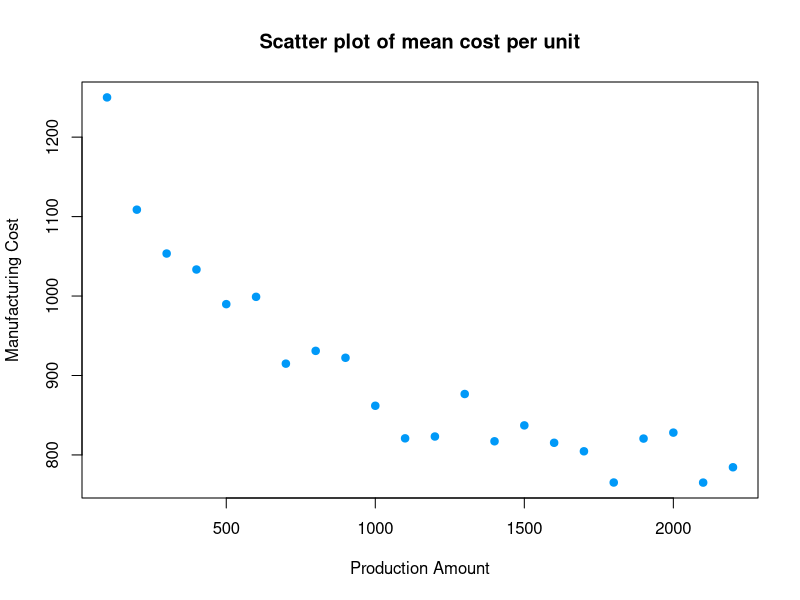
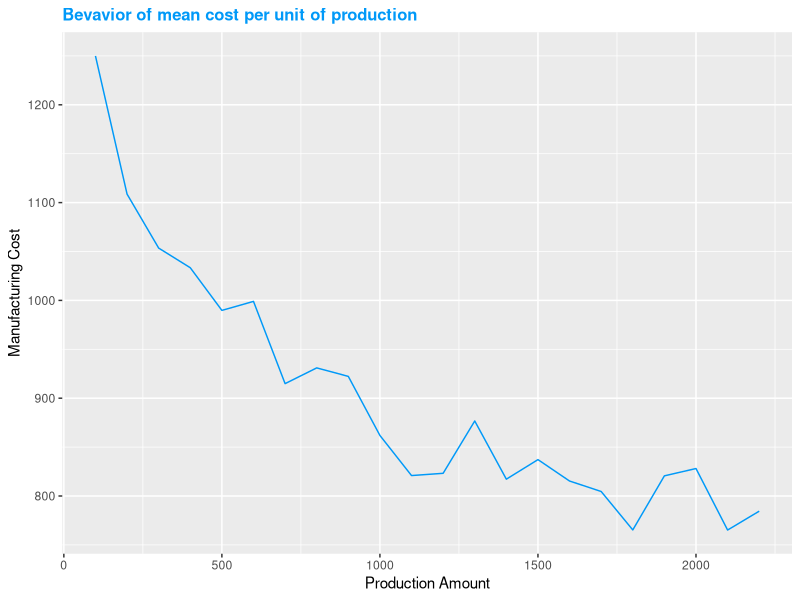
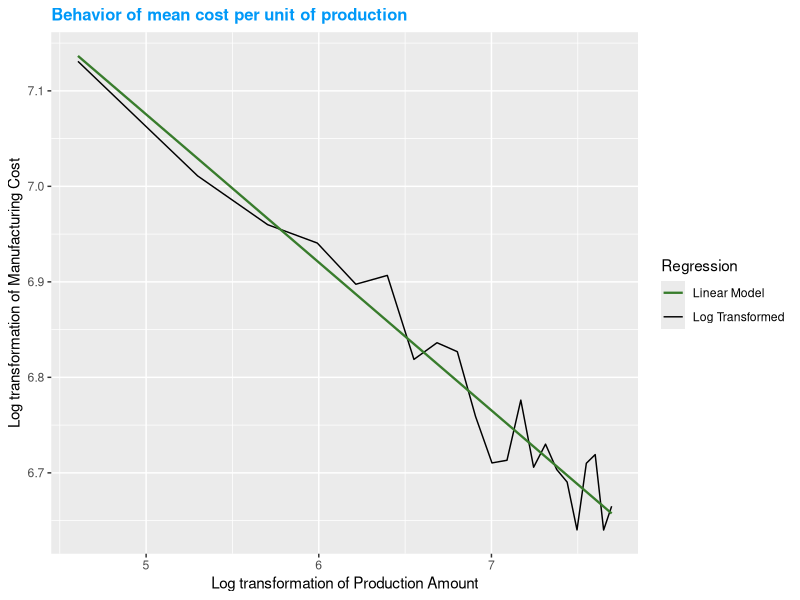
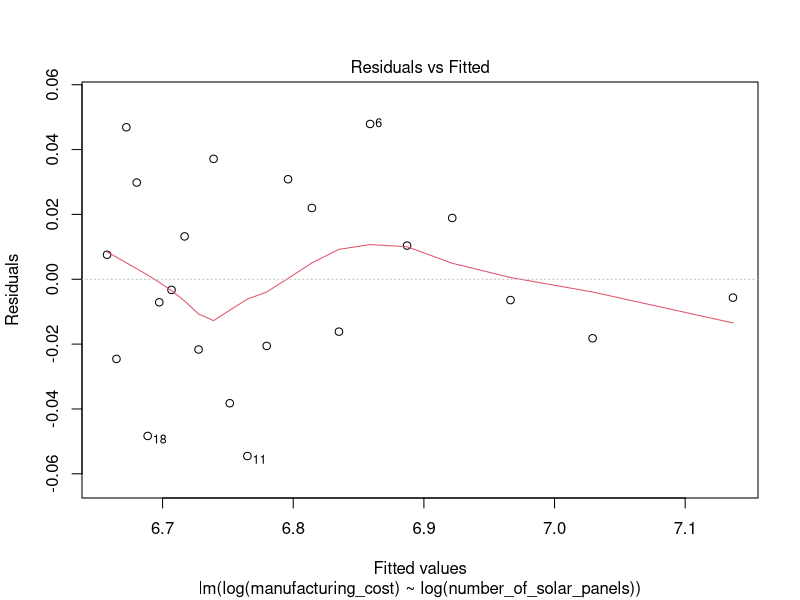
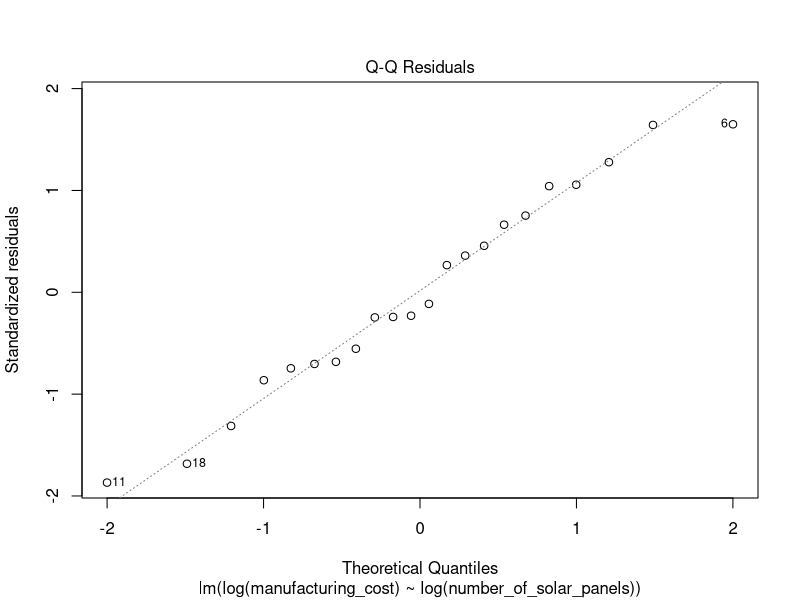
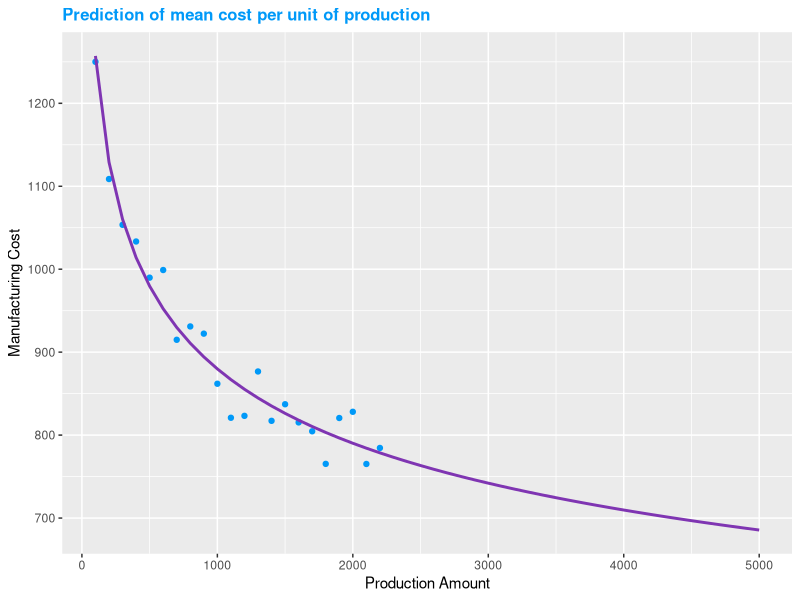
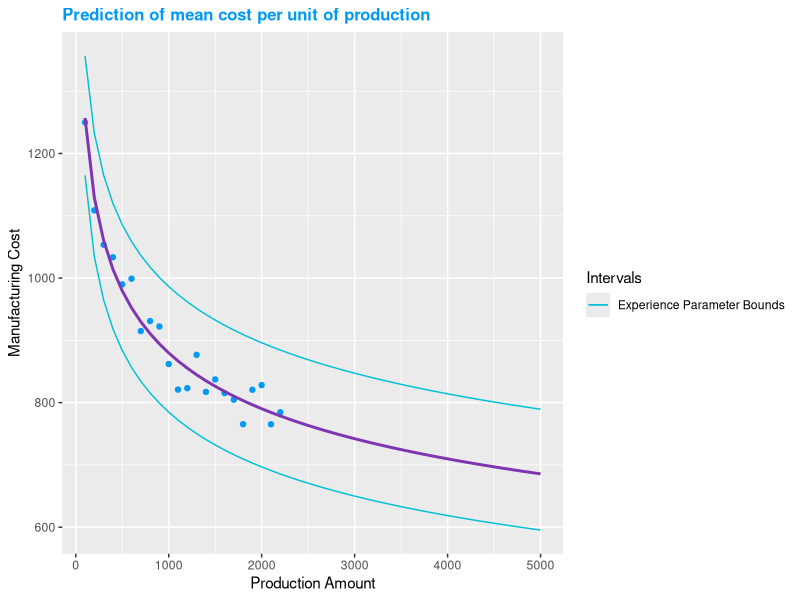
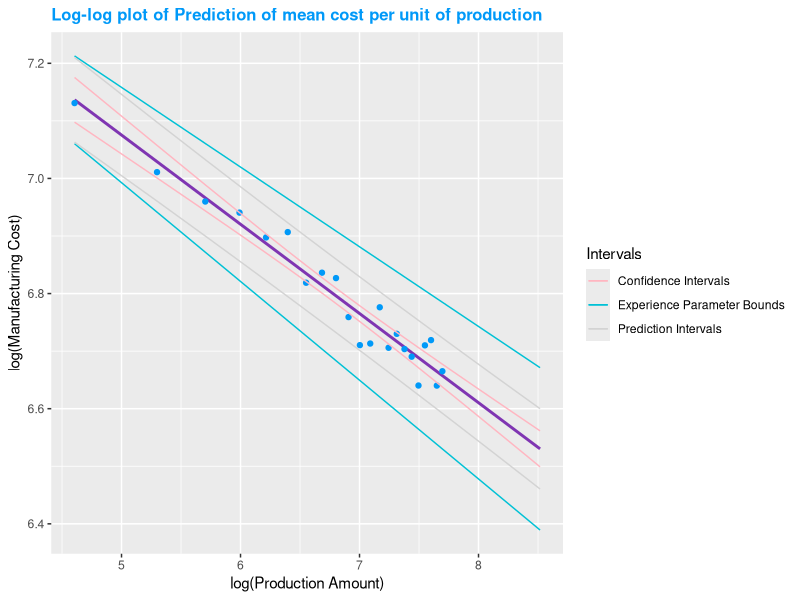

Generate these figures, in order, with R:
## ---- chunk 1
knitr::opts_chunk$set(message = FALSE, warning = FALSE)
## ---- chunk 2
#import necesary libraries
library(data.table)
library(ggplot2)
library(kableExtra)
library(ggfortify)
## ---- chunk 3
#import data
sol_panels <- fread("Case_Stud_I.csv", sep = ",", header = T)

#display data extract
head(sol_panels) |> 
kbl() |> 
kable_classic_2(full_width = F)

#plot scatter plot of all available data
attach(sol_panels)
plot(number_of_solar_panels, manufacturing_cost, 
     main ="Scatter plot of mean cost per unit", 
     xlab = "Production Amount", 
     ylab = "Manufacturing Cost", 
     pch = 19, 
     col = "#0099F8")
detach(sol_panels)


#show curve with all available data
prod_curve_plot <- ggplot(data = sol_panels, 
                          aes(x= number_of_solar_panels, y = manufacturing_cost)) +
  geom_line(color = "#0099F8")+
  labs(title = "Bevavior of mean cost per unit of production", 
       x= "Production Amount", 
       y = "Manufacturing Cost")+
  theme(plot.title = element_text(color = "#0099F8", size = 12, face = "bold"))

#plot
prod_curve_plot
## ---- chunk 4
#plot the transformed variables
prod_curve_log <- ggplot(data = sol_panels, aes(x= log(number_of_solar_panels), y = log(manufacturing_cost), color = "Log Transformed")) +
  geom_line() +
  labs(title = "Behavior of mean cost per unit of production", 
       x= "Log transformation of Production Amount", 
       y = "Log transformation of Manufacturing Cost")+
  theme(plot.title = element_text(color = "#0099F8", size = 12, face = "bold"))+
  geom_smooth(method = "lm", 
              formula = y ~ x, 
              se = F,
              size = 0.8,
              aes(color = "Linear Model"))+
scale_color_manual(name = "Regression", values = c("Linear Model" = "#387C2C", "Log Transformed" = "black"))
prod_curve_log

## ---- chunk 5
#create a linear model to predict experience curve values
exp_curve_pred = lm(log(manufacturing_cost) ~log(number_of_solar_panels), data = sol_panels)

#check assumptions to see if model fits well
plot(exp_curve_pred, which=c(2,1))
summary(exp_curve_pred)

## ---- chunk 6
# get A from log-log fit intercept
log_A <- exp_curve_pred$coefficients[1]
A <- as.numeric(exp(log_A))
paste("A =",A)

#get b from log-log slope
b <- as.numeric(exp_curve_pred$coefficients[2])
paste("b =",b)
## ---- chunk 7
#progress ratio
prog_ratio = 2^b
paste("The progress ratio is:",prog_ratio)

#learning rate
learn_rate = 1-prog_ratio 
paste("The learning rate is:", learn_rate)
## ---- chunk 8
#create table with units up to 5000 cumulative
pred_cost_table <- data.frame("Production_Amount" = seq(100, 5000, 100))

#add column with predicted value
pred_cost_table["Pred_Cost"] <- (pred_cost_table$Production_Amount^b)*A
## ---- chunk 9
#create a plot to see real data vs prediction
pred_cost_plot <- ggplot() +
  geom_point(data = sol_panels, 
             aes(x= number_of_solar_panels, 
                 y = manufacturing_cost), 
             color = "#0099F8") +
  geom_line(data = pred_cost_table, 
            aes(x= Production_Amount, 
                y = Pred_Cost), 
            color = "#7F35B2", 
            size = 1)+
  labs(title = "Prediction of mean cost per unit of production", 
       x= "Production Amount", 
       y = "Manufacturing Cost")+
  theme(plot.title = element_text(color = "#0099F8", size = 12, face = "bold"))
  
pred_cost_plot

## ---- chunk 10
#show last 4 periods
pred_cost_table[47:50,]
## ---- chunk 11
mean_cost <- mean(pred_cost_table[47:50, "Pred_Cost"])
paste("mean cost= ",mean_cost)
## ---- chunk 12
#calculate confidence intervals
CI = confint(exp_curve_pred)

b_upper = CI[2,2]
b_lower = CI[2,1]

#compare with standard deviation
CI_int=b_upper-b
std = 0.007936
CI_std = 0.007936*1.96
paste("Confidence interval half size=",CI_int)
paste("Confidence interval half size from std error=",CI_std)

# ((b_upper-b_lower)/2)^2
# as.numeric(b_upper-b)^(1/2)

#add individual CI per prod level
pred_cost_table["Upper_Bound"] <- A*(pred_cost_table$Production_Amount^b_upper)
pred_cost_table["Lower_Bound"] <- A*(pred_cost_table$Production_Amount^b_lower)

#plot CI regressions in same graph
pred_cost_plot_CI <- 
  pred_cost_plot + 
  geom_line(data = pred_cost_table,
            aes(x= Production_Amount, y = Upper_Bound, color = "Experience Parameter Bounds"))+
  geom_line(data = pred_cost_table,
            aes(x= Production_Amount, y = Lower_Bound, color = "Experience Parameter Bounds"))+
  scale_color_manual(name = "Intervals", 
                     values = c("Experience Parameter Bounds" = "#00C1D5"))
pred_cost_plot_CI
## ---- chunk 13
#create summary of average values for last 400 units
avg_values <- data.frame("Avg Lower Bound" = round(mean(pred_cost_table[47:50,4]),2),
                        "Avg Production" = round(mean(pred_cost_table[47:50,2]),2),
                        "Avg Upper Bound" = round(mean(pred_cost_table[47:50,3]),2))

#display data extract
avg_values |> 
kbl() |> 
kable_classic_2(full_width = F)
## ---- chunk 14
x=log(sol_panels$number_of_solar_panels)

y=log(sol_panels$manufacturing_cost)

lm.out <- lm(y ~ x)
newx = seq(100,5000,by = 100)

pred_int_pred <- predict(lm.out, newdata=data.frame(x=log(newx)), interval="prediction",
                         level = 0.95)
conf_int_pred <- predict(lm.out, newdata=data.frame(x=log(newx)), interval="confidence",
                         level = 0.95)
# log transformed data plot
ggplot() +
  geom_line(data=conf_int_pred,
            aes(x=log(newx),y=fit),color="#7F35B2", 
            size = 1)+
  geom_point(
             aes(x, y),
             color = "#0099F8") +
  #upper Experience parameter bound
  geom_line(data = pred_cost_table,
            aes(x= log(Production_Amount), y = log(Upper_Bound), color = "Experience Parameter Bounds"))+
  #lower Experience parameter bound
  geom_line(data = pred_cost_table,
            aes(x= log(Production_Amount), y = log(Lower_Bound), color = "Experience Parameter Bounds"))+
  #lower confidence interval
  geom_line(
            aes(x= log(newx),
                y = conf_int_pred[,2], color = "Confidence Intervals")) +
  #upper confidence interval
  geom_line(
            aes(x= log(newx),
                y = conf_int_pred[,3], color = "Confidence Intervals")) +
  #lower pred interval
  geom_line(
            aes(x= log(newx),
                y = pred_int_pred[,2], color = "Prediction Intervals")) +
  #upper pred interval
  geom_line(
            aes(x= log(newx),
                y = pred_int_pred[,3], color = "Prediction Intervals")) +
  labs(title = "Log-log plot of Prediction of mean cost per unit of production",
       x= "log(Production Amount)",
       y = "log(Manufacturing Cost)")+
  theme(plot.title = element_text(color = "#0099F8", size = 12, face = "bold")) +
  scale_color_manual(name = "Intervals", 
                     values = c("Experience Parameter Bounds" = "#00C1D5", "Confidence Intervals" = "lightpink", "Prediction Intervals"="lightgrey"))

# non transformed data plot
ggplot() +
  geom_line(data=conf_int_pred,
            aes(x=newx,y=exp(fit)),color="#7F35B2", 
            size = 1)+
  geom_point(
             aes(exp(x), exp(y)),
             color = "#0099F8") +
  #upper Experience parameter bound
  geom_line(data = pred_cost_table,
            aes(x= Production_Amount, y = Upper_Bound, color = "Experience Parameter Bounds"))+
  #lower Experience parameter bound
  geom_line(data = pred_cost_table,
            aes(x= Production_Amount, y = Lower_Bound, color = "Experience Parameter Bounds"))+
  #lower confidence interval
  geom_line(
            aes(x= newx,
                y = exp(conf_int_pred[,2]), color = "Confidence Intervals")) +
  #upper confidence interval
  geom_line(
            aes(x= newx,
                y = exp(conf_int_pred[,3]), color = "Confidence Intervals")) +
  #lower pred interval
  geom_line(
            aes(x= newx,
                y = exp(pred_int_pred[,2]), color = "Prediction Intervals")) +
  #upper pred interval
  geom_line(
            aes(x= newx,
                y = exp(pred_int_pred[,3]), color = "Prediction Intervals")) +
  labs(title = "Plot of Prediction of mean cost per unit of production",
       x= "log(Production Amount)",
       y = "log(Manufacturing Cost)")+
  theme(plot.title = element_text(color = "#0099F8", size = 12, face = "bold")) +
  scale_color_manual(name = "Intervals", 
                     values = c("Experience Parameter Bounds" = "#00C1D5", "Confidence Intervals" = "lightpink", "Prediction Intervals"="lightgrey"))


## ---- chunk 15
#create summary of average values for last 400 units using confidence interval
avg_values <- data.frame("Interval type" = c("Experience Parameter Bounds","Confidence Interval",
                                             "Prediction Interval"),
                        "Avg Lower Bound" = c(round(mean(pred_cost_table[47:50,4]),2),
                                              round(mean(exp(conf_int_pred[47:50,2]),2)),
                                              round(mean(exp(pred_int_pred[47:50,2]),2))),
                        "Avg Production" = c(round(mean(pred_cost_table[47:50,2]),2),
                                             round(mean(exp(conf_int_pred[47:50,1]),2)),
                                             round(mean(exp(pred_int_pred[47:50,1]),2))),
                        "Avg Upper Bound" = c(round(mean(pred_cost_table[47:50,3]),2),
                                              round(mean(exp(conf_int_pred[47:50,3]),2)),
                                              round(mean(exp(pred_int_pred[47:50,3]),2))))


#display data extract
avg_values |> 
kbl() |> 
kable_classic_2(full_width = F)
